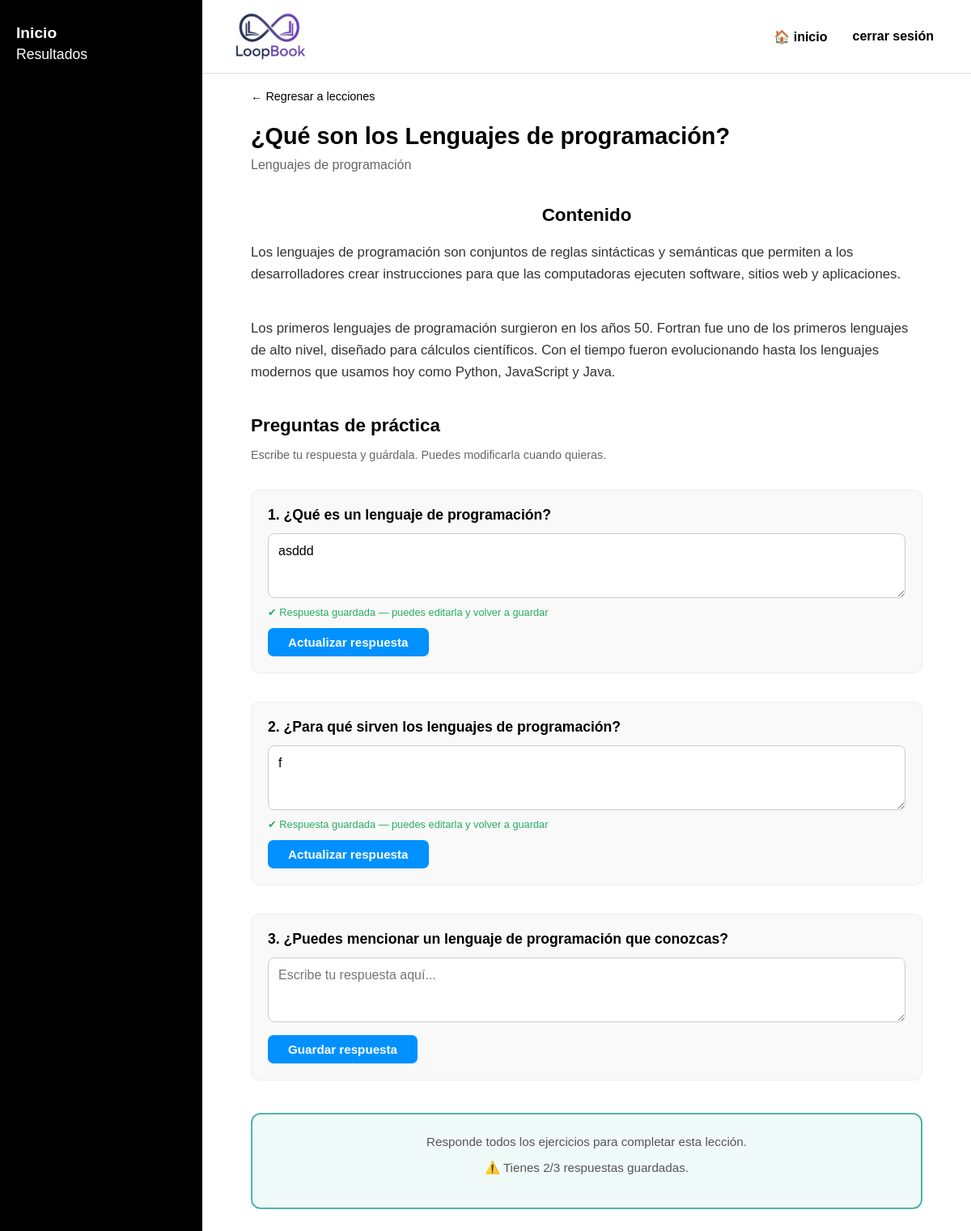
The page /Frontend/actividades.php (signed in) on the database its author committed.
### tables this page shows
CREATE TABLE `modulos` (
  `id_modulo` int(11) NOT NULL,
  `id_curso` int(11) NOT NULL,
  `nombre` varchar(150) NOT NULL,
  `descripcion` text DEFAULT NULL,
  `orden` int(11) NOT NULL
);

CREATE TABLE `curso` (
  `id_curso` int(11) NOT NULL,
  `nombre` varchar(150) NOT NULL,
  `descripcion` text DEFAULT NULL
);

CREATE TABLE `contenido` (
  `id_contenido` int(11) NOT NULL,
  `id_modulo` int(11) NOT NULL,
  `titulo` varchar(150) NOT NULL,
  `texto` text DEFAULT NULL,
  `tipo` enum('texto','video','imagen') NOT NULL,
  `url` varchar(255) DEFAULT NULL,
  `orden` int(11) NOT NULL
);

CREATE TABLE `ejercicios` (
  `id_ejercicio` int(11) NOT NULL,
  `id_modulo` int(11) NOT NULL,
  `pregunta` text NOT NULL,
  `retroalimentacion` text DEFAULT NULL,
  `tipo` enum('opcion_multiple','verdadero_falso') NOT NULL,
  `fecha_creacion` datetime NOT NULL
);

### Frontend/actividades.php (the view, shortened to what this page needs)
<?php
require_once __DIR__ . "/conexion.php";
$id_usuario = $_SESSION["id_usuario"];
$id_modulo  = isset($_GET["modulo"]) ? (int)$_GET["modulo"] : 1;
$stmtEj = $pdo->prepare("SELECT DISTINCT id_ejercicio, pregunta FROM ejercicios WHERE id_modulo = ? ORDER BY id_ejercicio");
$stmtEj->execute([$id_modulo]);
$ejercicios = $stmtEj->fetchAll(PDO::FETCH_ASSOC);
$total_ejercicios = count($ejercicios);
$ids_ejercicios   = array_column($ejercicios, "id_ejercicio");
$respuestas_previas = [];
if (!empty($ids_ejercicios)) {
    $placeholders = implode(",", array_fill(0, count($ids_ejercicios), "?"));
    $stmtResp = $pdo->prepare("SELECT id_ejercicio, respuesta FROM respuesta_abierta WHERE id_usuario = ? AND id_ejercicio IN ($placeholders)");
    $stmtResp->execute(array_merge([$id_usuario], $ids_ejercicios));
    foreach ($stmtResp->fetchAll(PDO::FETCH_ASSOC) as $r) {
        $respuestas_previas[$r["id_ejercicio"]] = $r["respuesta"];
    }
}
$total_respondidos = count($respuestas_previas);
$leccion_completada = ($total_ejercicios > 0 && $total_respondidos >= $total_ejercicios);
$stmtModulo = $pdo->prepare("SELECT m.nombre, m.descripcion, c.nombre AS nombre_curso
                              FROM modulos m
                              JOIN curso c ON m.id_curso = c.id_curso
                              WHERE m.id_modulo = ?");
$stmtModulo->execute([$id_modulo]);
$modulo = $stmtModulo->fetch(PDO::FETCH_ASSOC);
$stmtContenido = $pdo->prepare("SELECT * FROM contenido WHERE id_modulo = ? ORDER BY orden");
$stmtContenido->execute([$id_modulo]);
$contenidos = $stmtContenido->fetchAll(PDO::FETCH_ASSOC);
?>
<!DOCTYPE html>
<html lang="es">
<head>
</head>
<body>
<aside class="sidebar">
    <h2 onclick="window.location.href='Cursos.php'">Inicio</h2>
    <p onclick="window.location.href='Cursos.php'">Resultados</p>
</aside>
<main class="main-content">
    <header>
        <div class="logo"><img src="loopbook_logo.png" alt="LoopBook"></div>
        <nav class="top-nav">
            <span style="cursor:pointer" onclick="window.location.href='Cursos.php'">🏠 inicio</span>
            <form method="POST" action="cerrarSesion.php" style="margin:0;">
                <button type="submit" class="btn-cerrar">cerrar sesión</button>
            </form>
        </nav>
    </header>
    <section class="lesson-container">
        <a class="back-link" href="Temas.php?modulo=<?= $id_modulo ?>">← Regresar a lecciones</a>
        <?php if ($modulo): ?>
            <h1 class="lesson-title"><?= htmlspecialchars($modulo["nombre"]) ?></h1>
            <p class="category"><?= htmlspecialchars($modulo["nombre_curso"]) ?></p>
        <?php else: ?>
            <h1 class="lesson-title">Lección</h1>
        <?php endif; ?>
        <?php if (!empty($contenidos)): ?>
            <div class="section-header">Contenido</div>
            <?php foreach ($contenidos as $c): ?>
                <p class="content-text"><?= htmlspecialchars($c["texto"]) ?></p>
            <?php endforeach; ?>
        <?php endif; ?>
        <div class="practice-title">Preguntas de práctica</div>
        <p class="practice-subtitle">Escribe tu respuesta y guárdala. Puedes modificarla cuando quieras.</p>
        <?php if (empty($ejercicios)): ?>
            <p class="sin-ejercicios">No hay ejercicios disponibles para este módulo aún.</p>
        <?php else: ?>
            <?php foreach ($ejercicios as $i => $ej): ?>
                <?php $respuesta_previa = $respuestas_previas[$ej["id_ejercicio"]] ?? ""; ?>
                <div class="question-box">
                    <span class="question-text"><?= ($i + 1) ?>. <?= htmlspecialchars($ej["pregunta"]) ?></span>
                    <form method="POST" action="actividades.php?modulo=<?= $id_modulo ?>">
                        <textarea name="respuesta" rows="3" placeholder="Escribe tu respuesta aquí..."><?= htmlspecialchars($respuesta_previa) ?></textarea>
                        <?php if ($respuesta_previa): ?>
                            <span class="guardado-label">✔ Respuesta guardada — puedes editarla y volver a guardar</span>
                        <?php endif; ?>
                        <button type="submit" class="btn-guardar">
                            <?= $respuesta_previa ? "Actualizar respuesta" : "Guardar respuesta" ?>
                        </button>
                    </form>
                </div>
            <?php endforeach; ?>
            <div class="completar-box">
                <?php if ($leccion_completada): ?>
                    <div class="completado-badge">✔ Lección completada</div>
                    <p style="margin:10px 0 0;">¡Ya completaste esta lección! Puedes seguir repasando cuando quieras.</p>
                <?php else: ?>
                    <p>Responde todos los ejercicios para completar esta lección.</p>
                    <p class="aviso-respuestas">
                        ⚠️ Tienes <?= $total_respondidos ?>/<?= $total_ejercicios ?> respuestas guardadas.
                    </p>
                <?php endif; ?>
            </div>
        <?php endif; ?>
    </section>
</main>
</body>
</html>

### Frontend/actividades.php (style rules this page uses)
:root { --sidebar-width: 210px; --text-gray: #666; --primary-blue: #0091ff; --btn-teal: #4db6ac; }
body { margin: 0; font-family: Arial, sans-serif; display: flex; height: 100vh; background-color: white; }
.sidebar { width: var(--sidebar-width); background-color: black; color: white; padding: 30px 20px; flex-shrink: 0; }
.sidebar h2 { margin: 0 0 5px 0; font-size: 1.2rem; cursor: pointer; }
.sidebar p { margin: 5px 0; font-size: 1.1rem; cursor: pointer; }
.main-content { flex-grow: 1; display: flex; flex-direction: column; overflow-y: auto; }
header { display: flex; justify-content: space-between; align-items: center; padding: 15px 40px; border-bottom: 1px solid #ddd; }
.logo img { height: 60px; display: block; }
.top-nav { display: flex; gap: 25px; align-items: center; font-weight: bold; }
.lesson-container { padding: 20px 60px; max-width: 900px; }
.back-link { text-decoration: none; color: black; font-size: 0.9rem; display: block; margin-bottom: 25px; }
.lesson-title { font-size: 1.8rem; margin: 0; }
.category { color: var(--text-gray); margin-top: 10px; margin-bottom: 40px; }
.section-header { font-size: 1.4rem; text-align: center; margin-bottom: 20px; font-weight: bold; }
.content-text { line-height: 1.6; color: #333; font-size: 1.05rem; margin-bottom: 40px; }
.practice-title { font-size: 1.4rem; font-weight: bold; margin-bottom: 5px; }
.practice-subtitle { color: var(--text-gray); font-size: 0.9rem; margin-bottom: 35px; }
.question-box { margin-bottom: 35px; background: #f9f9f9; padding: 20px; border-radius: 10px; border: 1px solid #eee; }
.question-text { font-weight: bold; font-size: 1.1rem; display: block; margin-bottom: 12px; }
textarea { width: 100%; border: 1px solid #ccc; border-radius: 8px; padding: 12px; font-family: Arial, sans-serif; font-size: 1rem; resize: vertical; box-sizing: border-box; background-color: #fff; }
.btn-guardar { background-color: var(--primary-blue); color: white; border: none; padding: 9px 25px; border-radius: 7px; font-size: 0.95rem; font-weight: bold; cursor: pointer; margin-top: 12px; }
.guardado-label { font-size: 0.8rem; color: #27ae60; margin-top: 6px; display: block; }
.btn-cerrar { background: none; border: none; cursor: pointer; font-weight: bold; font-size: 1rem; }
.completar-box { margin-top: 40px; margin-bottom: 40px; padding: 25px; border-radius: 12px; text-align: center; border: 2px solid #4db6ac; background: #f0faf8; }
.completar-box p { margin: 0 0 15px 0; color: #555; font-size: 0.95rem; }
.aviso-respuestas { font-size: 0.85rem; color: #e67e22; margin-bottom: 12px; }

### rows shown on the page
modulos: nombre "¿Qué son los Lenguajes de programación?", id_curso.nombre "Lenguajes de programación"
contenido: texto "Los lenguajes de programación son conjuntos de reglas sintácticas y semánticas que permiten a los desarrolladores crear instrucciones para que las computadoras ejecuten software, sitios web y aplicaciones."
contenido: texto "Los primeros lenguajes de programación surgieron en los años 50. Fortran fue uno de los primeros lenguajes de alto nivel, diseñado para cálculos científicos. Con el tiempo fueron evolucionando hasta los lenguajes modernos que usamos hoy como Python, JavaScript y Java."
ejercicios: pregunta "¿Qué es un lenguaje de programación?", respuesta "asddd", shows "✔ Respuesta guardada — puedes editarla y volver a guardar", shows "Actualizar respuesta"
ejercicios: pregunta "¿Para qué sirven los lenguajes de programación?", respuesta "f", shows "✔ Respuesta guardada — puedes editarla y volver a guardar", shows "Actualizar respuesta"
ejercicios: pregunta "¿Puedes mencionar un lenguaje de programación que conozcas?", shows "Guardar respuesta"

### other values the page prints
$total_respondidos "2"
$total_ejercicios "3"
